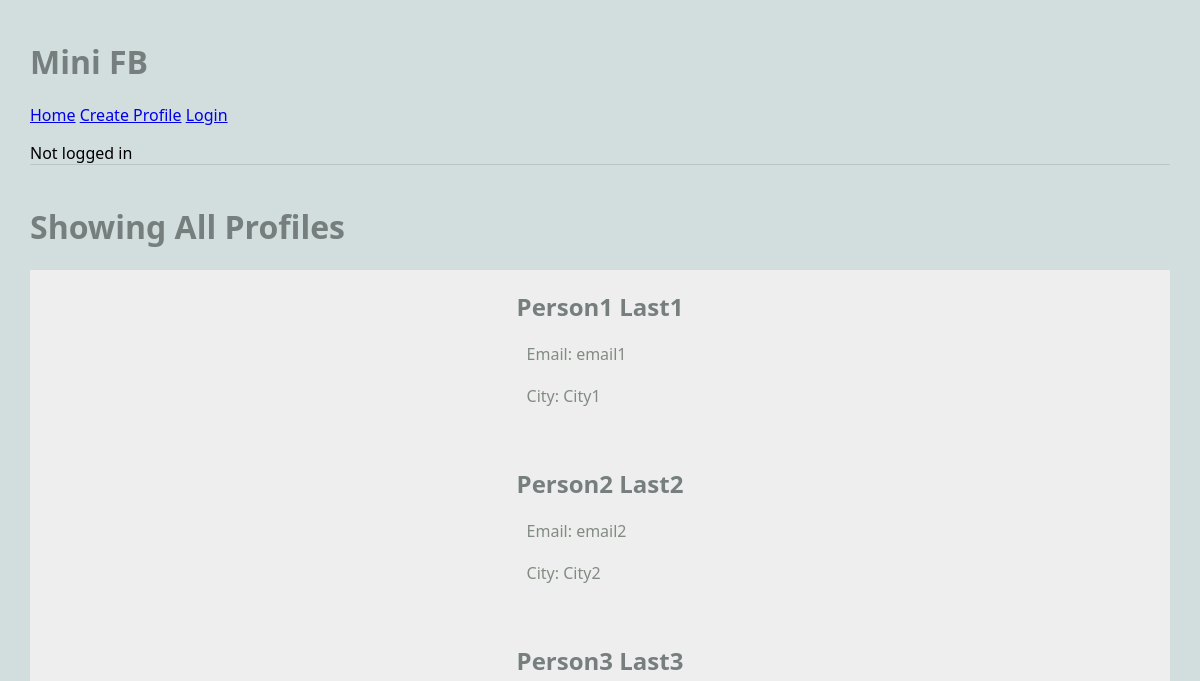
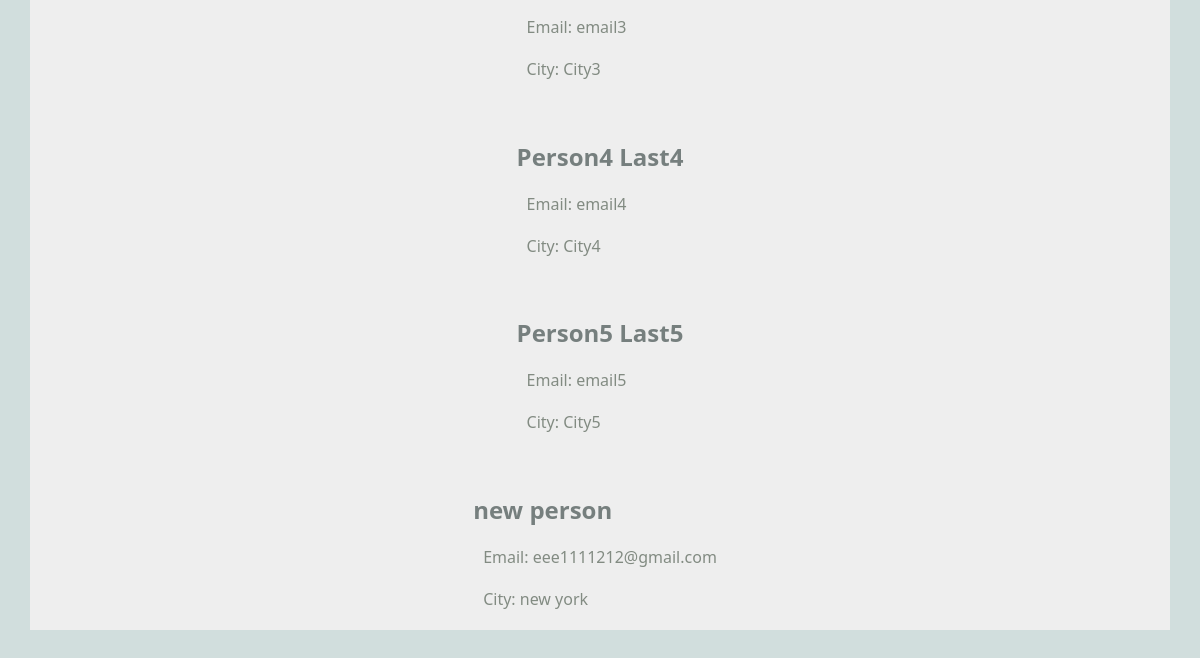
Page /mini_fb/ on the earlier database version (2 pictures, top to bottom).
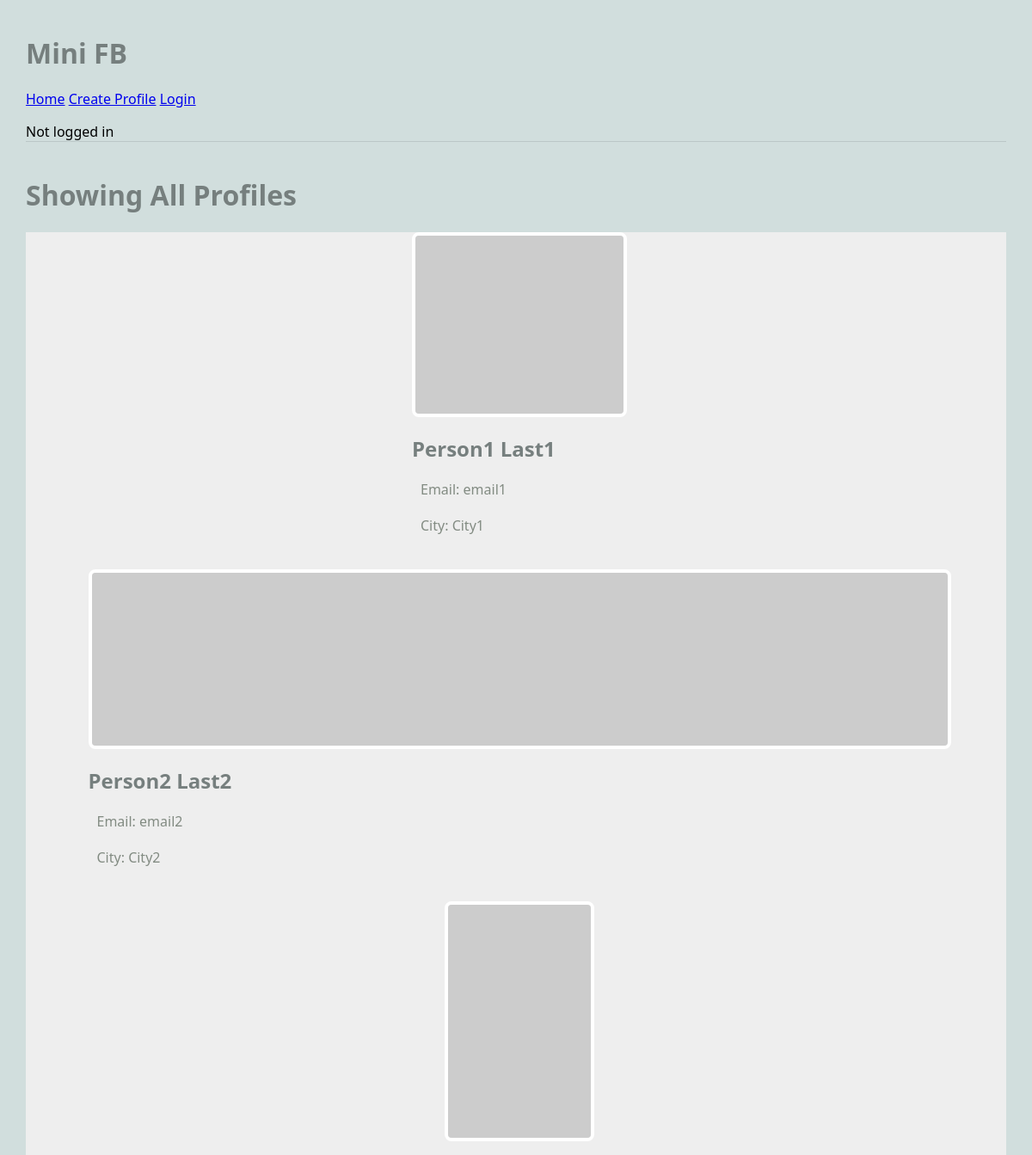
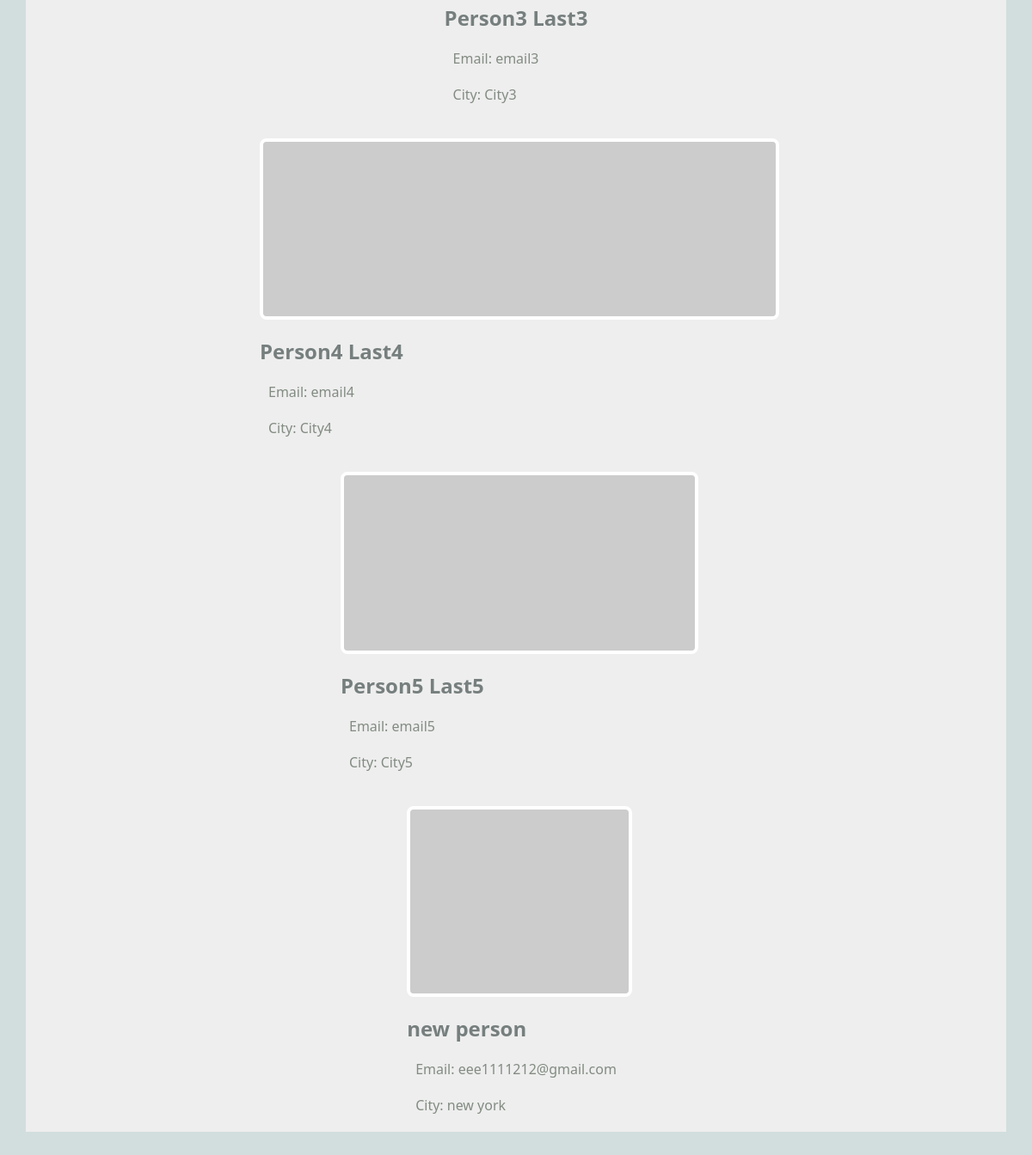
Same page on the later database version (2 pictures, top to bottom).
### mini_fb/models.py (models this page shows, shortened)
class Profile(models.Model):
    fname = models.TextField(blank=False)  # First name of the user
    lname = models.TextField(blank=False)  # Last name of the user
    city = models.TextField(blank=False)   # City where the user resides
    email = models.TextField(blank=False)  # Email address of the user
    profile_image_url = models.URLField(blank=True)  # Profile image URL (optional)
    user = models.ForeignKey(User, on_delete=models.CASCADE) # Link mini_fb Profile to django User

### mini_fb/views.py (the view)
# urls.py: path('', ShowAllView.as_view(), name="show_all_profiles"),
class ShowAllView(ListView):
    model = Profile  # Retrieve objects of type Profile from the database
    template_name = 'mini_fb/show_all_profiles.html'  # Template to use for displaying profiles
    context_object_name = 'profiles'  # Name used to access the profiles in the template file

### mini_fb/templates/mini_fb/show_all_profiles.html
{% extends 'mini_fb/base.html' %} {% block content %}
<h1>Showing All Profiles</h1>
<main class="grid-container">
  {% for a in profiles %}
  <article>
    {% if a.profile_image_url %}
    <a href="{% url 'show_profile' a.pk %}">
      <img src="{{a.profile_image_url}}" alt="{{a.profile_image_url}}" />
    </a>
    {% endif %}
    <div>
      <h2>{{a.fname}} {{a.lname}}</h2>
      <p>Email: {{a.email}}</p>
      <p>City: {{a.city}}</p>
    </div>
  </article>
  {% endfor %}
</main>
{% endblock %}

### mini_fb/templates/mini_fb/base.html (shortened to what this page needs)
{% load static %}
<html>
  <head>
    <link rel="stylesheet" href="{% static 'mini_fb/css/styles.css' %}" />
  </head>
  <body>
    <header>
      <h1>Mini FB</h1>
      <nav>
        <ul>
          <li><a href="{% url 'show_all_profiles' %}">Home</a></li>
          <li><a href="{% url 'create_profile' %}">Create Profile</a></li>
          {% if request.user.is_authenticated %}
          <li>
            <form method="POST" action="{% url 'logout' %}">
              {% csrf_token %}
              <input type="submit" value="Log out" />
              <input
                type="hidden"
                name="next"
                value="{% url 'show_all_profiles' %}"
              />
            </form>
          </li>
          <li>
            <a href="{% url 'show_profile' request.user.profile_set.first.pk %}"
              >Profile</a
            >
          </li>
          {% else %}
          <li><a href="{% url 'login' %}">Login</a></li>
          {% endif %}
        </ul>
        {% if request.user.is_authenticated %} Logged in user: {{ request.user}}
        {% else %} Not logged in {% endif %}
      </nav>
    </header>
    {% block content %} {% endblock %}
  </body>
</html>

### static/mini_fb/css/styles.css (style rules this page uses)
body { margin: 30px; background: #d1dedd; font-family:'Segoe UI', Tahoma, Geneva, Verdana, sans-serif; }
ul, li { padding: 0px; list-style-type: none; }
h1, h2, h3 { color: #767f7e; }
p { color: #828b82; }
header { max-width: 1200px; margin: 40px auto; border-bottom: 1px solid #bbc7c7; }
.grid-container { background: #eee; max-width: 1200px; display: flex; flex-direction: column; align-items: center; gap: 20px; margin: 20px auto; width: 100%; }
article img, article.featured img { width: 100%; border: 4px solid #fff; border-radius: 8px; }
article p, article h3 { margin: 20px 10px; }
nav li { display: inline; }

Differences in the rows shown:
changed Profile "Person1": profile_image_url: picture added
changed Profile "Person2": profile_image_url: picture added
changed Profile "Person3": profile_image_url: picture added
changed Profile "Person4": profile_image_url: picture added
changed Profile "Person5": profile_image_url: picture added
changed Profile "new": profile_image_url: picture added
